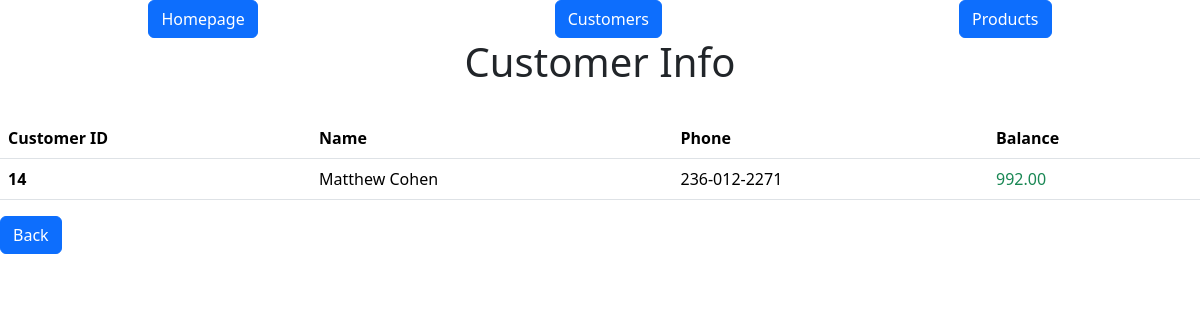
/api/customers?id=14, run on the app's committed database.
### models.py (models this page shows, shortened)
class Customer(db.Model):
    id = mapped_column(Integer, primary_key=True)
    name = mapped_column(String(100), nullable=False)
    phone = mapped_column(String(10), nullable=False)
    balance  = mapped_column(DECIMAL(10,2), nullable=False, default = 0)

### app.py (the view)
@app.route("/api/customers", methods = ["GET"])  # this route will return a customer html using button
def customer_info_btn():
    id = request.args.get('id')
    customer_data = db.get_or_404(Customer,id)
    return render_template("customer.html",customer=customer_data)

### templates/customer.html
{% extends "base.html" %} {% block content %}
<h1 class="d-flex justify-content-center">Customer Info</h1>
<br />
<table class="table table-hover">
  <thead>
    <tr>
      <th scope="col">Customer ID</th>
      <th scope="col">Name</th>
      <th scope="col">Phone</th>
      <th scope="col">Balance</th>
    </tr>
  </thead>
  <tbody>
    <tr>
      <th scope="row">{{customer.id}}</th>
      <td>{{customer.name}}</td>
      <td>{{customer.phone}}</td>
      {% if customer.balance < 0 %}
      <td class="text-danger">{{ customer.balance }}</td>
      {% else %}
      <td class="text-success">{{ customer.balance }}</td>
      {% endif %}
    </tr>
  </tbody>
</table>
<a class="btn btn-primary" href="{{url_for('customers')}}">Back</a>
{% endblock %}

### data on the page
Customer: id "14", name "Matthew Cohen", phone "236-012-2271", balance "992.00"
